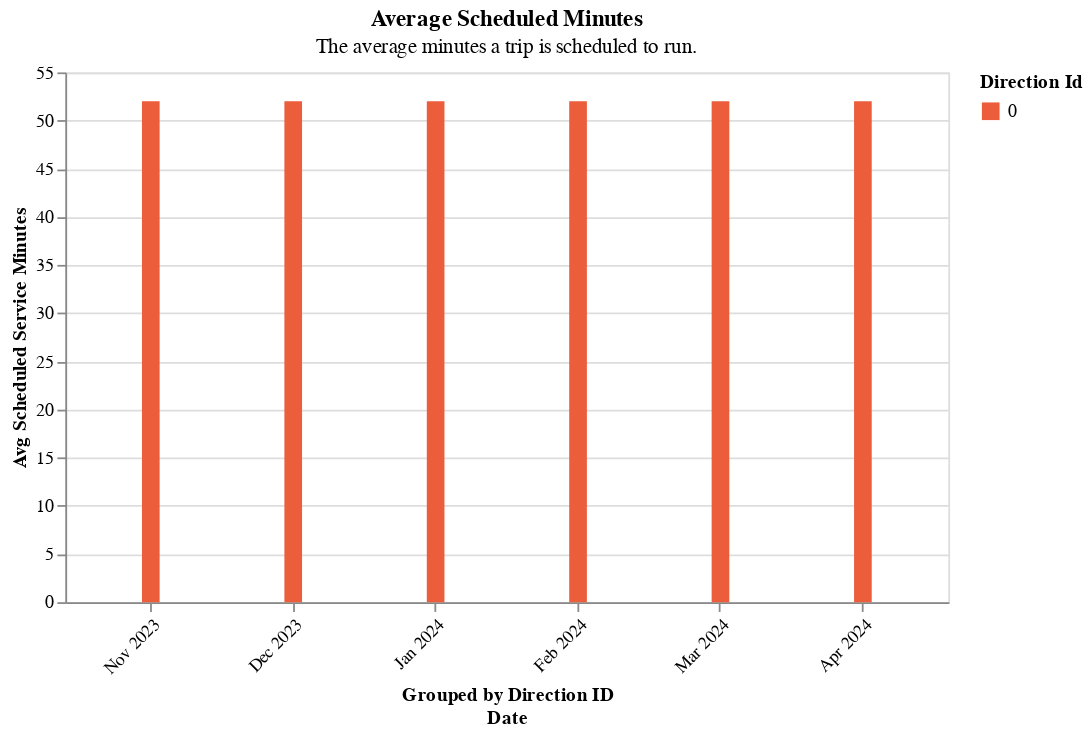

Here is the notebook cell this chart was saved with:
### Code cell
section3.grouped_bar_chart(
    df=one_route[one_route.time_period == "all_day"].drop_duplicates(),
    color_col="direction_id",
    y_col="avg_scheduled_service_minutes",
    offset_col="direction_id",
    title=readable_dict['avg_scheduled_min']['title'],
    subtitle=readable_dict['avg_scheduled_min']['subtitle'],
)

### Figure 1 — Vega-Lite specification as saved in the notebook (floating-point values rounded to 4 significant figures)
{"config": {"view": {"continuousWidth": 300, "continuousHeight": 300}}, "data": {"name": "data-69742feadf50d499183332d45af12be6"}, "mark": {"type": "bar", "size": 10}, "encoding": {"color": {"field": "direction_id", "scale": {"range": ["#ec5d3b", "#fde18d", "#7cc665"]}, "title": "Direction Id", "type": "nominal"}, "tooltip": [{"field": "direction_id", "type": "quantitative"}, {"field": "time_period", "type": "nominal"}, {"field": "route_combined_name", "type": "nominal"}, {"field": "organization_name", "type": "nominal"}, {"field": "service_date", "type": "temporal"}, {"field": "direction_id", "type": "quantitative"}, {"field": "avg_scheduled_service_minutes", "type": "quantitative"}], "x": {"axis": {"format": "%b %Y", "labelAngle": -45}, "field": "service_date", "timeUnit": "yearmonthdate", "title": ["Grouped by Direction ID", "Date"], "type": "ordinal"}, "xOffset": {"field": "direction_id", "title": "Direction Id", "type": "nominal"}, "y": {"field": "avg_scheduled_service_minutes", "title": "Avg Scheduled Service Minutes", "type": "quantitative"}}, "height": 300, "title": {"text": ["Average Scheduled Minutes"], "subtitle": ["The average minutes a trip is scheduled to run."]}, "width": 500, "$schema": "https://vega.github.io/schema/vega-lite/v5.14.1.json", "datasets": {"data-69742feadf50d499183332d45af12be6": [{"schedule_gtfs_dataset_key": "a253a8d7acd57657bb98050f37dd6b0f", "direction_id": 0.0, "time_period": "All Day", "avg_scheduled_service_minutes": 52, "avg_stop_miles": 0.2, "n_scheduled_trips": 12, "frequency": 0.5, "service_date": "2023-11-15T00:00:00", "minutes_atleast1_vp": 715, "minutes_atleast2_vp": 706, "total_rt_service_minutes": 703.5, "total_scheduled_service_minutes": 624.0, "total_vp": 2121, "vp_in_shape": 2121, "is_early": 0, "is_ontime": 3, "is_late": 9, "n_vp_trips": 12, "vp_per_minute": 3.01, "pct_in_shape": 100.0, "pct_rt_journey_atleast1_vp": 100.0, "pct_rt_journey_atleast2_vp": 100.0, "pct_sched_journey_atleast1_vp": 100.0, "pct_sched_journey_atleast2_vp": 100.0, "rt_sched_journey_ratio": 1.13, "avg_rt_service_minutes": 58.63, "sched_rt_category": "schedule_and_vp", "speed_mph": 15.07, "name": "Humboldt Schedule", "route_long_name": "AMRTS Gold Route", "route_short_name": "A Gold", "route_combined_name": "AMRTS Gold Route", "route_id": "14", "typology": "rapid", "schedule_source_record_id": "recGTiyx7VcxcUkRu", "base64_url": "aHR0cHM6Ly9kYXRhLnRyaWxsaXVtdHJhbnNpdC5jb20vZ3Rmcy9odW1ib2xkdGNvdW50eS1jYS11cy9odW1ib2xkdGNvdW50eS1jYS11cy56aXA=", "organization_source_record_id": "recynxkqEoo9dJEvw", "organization_name": "City of Eureka", "caltrans_district": "01 - Eureka", "rt_sched_journey_ratio_cat": "Late by 1-25% of the scheduled time", "frequency_cat": "<1 trip/hour", "vp_per_minute_cat": "3+ pings per minute (target)", "ruler_100_pct": 100, "ruler_for_vp_per_min": 2, "frequency_in_minutes": 120.0, "avg_scheduled_service_minutes_str": "52"}, {"schedule_gtfs_dataset_key": "a253a8d7acd57657bb98050f37dd6b0f", "direction_id": 0.0, "time_period": "All Day", "avg_scheduled_service_minutes": 52, "avg_stop_miles": 0.2, "n_scheduled_trips": 12, "frequency": 0.5, "service_date": "2023-12-13T00:00:00", "minutes_atleast1_vp": 703, "minutes_atleast2_vp": 700, "total_rt_service_minutes": 704.0, "total_scheduled_service_minutes": 624.0, "total_vp": 2097, "vp_in_shape": 2097, "is_early": 0, "is_ontime": 1, "is_late": 11, "n_vp_trips": 12, "vp_per_minute": 2.98, "pct_in_shape": 100.0, "pct_rt_journey_atleast1_vp": 100.0, "pct_rt_journey_atleast2_vp": 99.0, "pct_sched_journey_atleast1_vp": 100.0, "pct_sched_journey_atleast2_vp": 100.0, "rt_sched_journey_ratio": 1.13, "avg_rt_service_minutes": 58.67, "sched_rt_category": "schedule_and_vp", "speed_mph": null, "name": "Humboldt Schedule", "route_long_name": "AMRTS Gold Route", "route_short_name": "A Gold", "route_combined_name": "AMRTS Gold Route", "route_id": "14", "typology": "rapid", "schedule_source_record_id": "recGTiyx7VcxcUkRu", "base64_url": "aHR0cHM6Ly9kYXRhLnRyaWxsaXVtdHJhbnNpdC5jb20vZ3Rmcy9odW1ib2xkdGNvdW50eS1jYS11cy9odW1ib2xkdGNvdW50eS1jYS11cy56aXA=", "organization_source_record_id": "recynxkqEoo9dJEvw", "organization_name": "City of Eureka", "caltrans_district": "01 - Eureka", "rt_sched_journey_ratio_cat": "Late by 1-25% of the scheduled time", "frequency_cat": "<1 trip/hour", "vp_per_minute_cat": "<3 pings/minute", "ruler_100_pct": 100, "ruler_for_vp_per_min": 2, "frequency_in_minutes": 120.0, "avg_scheduled_service_minutes_str": "52"}, {"schedule_gtfs_dataset_key": "a253a8d7acd57657bb98050f37dd6b0f", "direction_id": 0.0, "time_period": "All Day", "avg_scheduled_service_minutes": 52, "avg_stop_miles": 0.19, "n_scheduled_trips": 12, "frequency": 0.5, "service_date": "2024-01-17T00:00:00", "minutes_atleast1_vp": 732, "minutes_atleast2_vp": 723, "total_rt_service_minutes": 720.1, "total_scheduled_service_minutes": 624.0, "total_vp": 2173, "vp_in_shape": 2173, "is_early": 0, "is_ontime": 1, "is_late": 11, "n_vp_trips": 12, "vp_per_minute": 3.02, "pct_in_shape": 100.0, "pct_rt_journey_atleast1_vp": 100.0, "pct_rt_journey_atleast2_vp": 100.0, "pct_sched_journey_atleast1_vp": 100.0, "pct_sched_journey_atleast2_vp": 100.0, "rt_sched_journey_ratio": 1.15, "avg_rt_service_minutes": 60.01, "sched_rt_category": "schedule_and_vp", "speed_mph": null, "name": "Humboldt Schedule", "route_long_name": "AMRTS Gold Route", "route_short_name": "A Gold", "route_combined_name": "AMRTS Gold Route", "route_id": "14", "typology": "rapid", "schedule_source_record_id": "recGTiyx7VcxcUkRu", "base64_url": "aHR0cHM6Ly9kYXRhLnRyaWxsaXVtdHJhbnNpdC5jb20vZ3Rmcy9odW1ib2xkdGNvdW50eS1jYS11cy9odW1ib2xkdGNvdW50eS1jYS11cy56aXA=", "organization_source_record_id": "recynxkqEoo9dJEvw", "organization_name": "City of Eureka", "caltrans_district": "01 - Eureka", "rt_sched_journey_ratio_cat": "Late by 1-25% of the scheduled time", "frequency_cat": "<1 trip/hour", "vp_per_minute_cat": "3+ pings per minute (target)", "ruler_100_pct": 100, "ruler_for_vp_per_min": 2, "frequency_in_minutes": 120.0, "avg_scheduled_service_minutes_str": "52"}, {"schedule_gtfs_dataset_key": "a253a8d7acd57657bb98050f37dd6b0f", "direction_id": 0.0, "time_period": "All Day", "avg_scheduled_service_minutes": 52, "avg_stop_miles": 0.19, "n_scheduled_trips": 12, "frequency": 0.5, "service_date": "2024-02-14T00:00:00", "minutes_atleast1_vp": 716, "minutes_atleast2_vp": 709, "total_rt_service_minutes": 703.7, "total_scheduled_service_minutes": 624.0, "total_vp": 2124, "vp_in_shape": 2124, "is_early": 1, "is_ontime": 0, "is_late": 11, "n_vp_trips": 12, "vp_per_minute": 3.02, "pct_in_shape": 100.0, "pct_rt_journey_atleast1_vp": 100.0, "pct_rt_journey_atleast2_vp": 100.0, "pct_sched_journey_atleast1_vp": 100.0, "pct_sched_journey_atleast2_vp": 100.0, "rt_sched_journey_ratio": 1.13, "avg_rt_service_minutes": 58.64, "sched_rt_category": "schedule_and_vp", "speed_mph": 15.51, "name": "Humboldt Schedule", "route_long_name": "AMRTS Gold Route", "route_short_name": "A Gold", "route_combined_name": "AMRTS Gold Route", "route_id": "14", "typology": "rapid", "schedule_source_record_id": "recGTiyx7VcxcUkRu", "base64_url": "aHR0cHM6Ly9kYXRhLnRyaWxsaXVtdHJhbnNpdC5jb20vZ3Rmcy9odW1ib2xkdGNvdW50eS1jYS11cy9odW1ib2xkdGNvdW50eS1jYS11cy56aXA=", "organization_source_record_id": "recynxkqEoo9dJEvw", "organization_name": "City of Eureka", "caltrans_district": "01 - Eureka", "rt_sched_journey_ratio_cat": "Late by 1-25% of the scheduled time", "frequency_cat": "<1 trip/hour", "vp_per_minute_cat": "3+ pings per minute (target)", "ruler_100_pct": 100, "ruler_for_vp_per_min": 2, "frequency_in_minutes": 120.0, "avg_scheduled_service_minutes_str": "52"}, {"schedule_gtfs_dataset_key": "a253a8d7acd57657bb98050f37dd6b0f", "direction_id": 0.0, "time_period": "All Day", "avg_scheduled_service_minutes": 52, "avg_stop_miles": 0.19, "n_scheduled_trips": 12, "frequency": 0.5, "service_date": "2024-03-13T00:00:00", "minutes_atleast1_vp": 717, "minutes_atleast2_vp": 701, "total_rt_service_minutes": 709.0, "total_scheduled_service_minutes": 624.0, "total_vp": 2111, "vp_in_shape": 2104, "is_early": 0, "is_ontime": 3, "is_late": 9, "n_vp_trips": 12, "vp_per_minute": 2.98, "pct_in_shape": 100.0, "pct_rt_journey_atleast1_vp": 100.0, "pct_rt_journey_atleast2_vp": 99.0, "pct_sched_journey_atleast1_vp": 100.0, "pct_sched_journey_atleast2_vp": 100.0, "rt_sched_journey_ratio": 1.14, "avg_rt_service_minutes": 59.09, "sched_rt_category": "schedule_and_vp", "speed_mph": null, "name": "Humboldt Schedule", "route_long_name": "AMRTS Gold Route", "route_short_name": "A Gold", "route_combined_name": "AMRTS Gold Route", "route_id": "14", "typology": "rapid", "schedule_source_record_id": "recGTiyx7VcxcUkRu", "base64_url": "aHR0cHM6Ly9kYXRhLnRyaWxsaXVtdHJhbnNpdC5jb20vZ3Rmcy9odW1ib2xkdGNvdW50eS1jYS11cy9odW1ib2xkdGNvdW50eS1jYS11cy56aXA=", "organization_source_record_id": "recynxkqEoo9dJEvw", "organization_name": "City of Eureka", "caltrans_district": "01 - Eureka", "rt_sched_journey_ratio_cat": "Late by 1-25% of the scheduled time", "frequency_cat": "<1 trip/hour", "vp_per_minute_cat": "<3 pings/minute", "ruler_100_pct": 100, "ruler_for_vp_per_min": 2, "frequency_in_minutes": 120.0, "avg_scheduled_service_minutes_str": "52"}, {"schedule_gtfs_dataset_key": "a253a8d7acd57657bb98050f37dd6b0f", "direction_id": 0.0, "time_period": "All Day", "avg_scheduled_service_minutes": 52, "avg_stop_miles": 0.19, "n_scheduled_trips": 12, "frequency": 0.5, "service_date": "2024-04-17T00:00:00", "minutes_atleast1_vp": 714, "minutes_atleast2_vp": 707, "total_rt_service_minutes": 703.8, "total_scheduled_service_minutes": 624.0, "total_vp": 2119, "vp_in_shape": 2118, "is_early": 0, "is_ontime": 1, "is_late": 11, "n_vp_trips": 12, "vp_per_minute": 3.01, "pct_in_shape": 100.0, "pct_rt_journey_atleast1_vp": 100.0, "pct_rt_journey_atleast2_vp": 100.0, "pct_sched_journey_atleast1_vp": 100.0, "pct_sched_journey_atleast2_vp": 100.0, "rt_sched_journey_ratio": 1.13, "avg_rt_service_minutes": 58.65, "sched_rt_category": "schedule_and_vp", "speed_mph": 14.98, "name": "Humboldt Schedule", "route_long_name": "AMRTS Gold Route", "route_short_name": "A Gold", "route_combined_name": "AMRTS Gold Route", "route_id": "14", "typology": "rapid", "schedule_source_record_id": "recGTiyx7VcxcUkRu", "base64_url": "aHR0cHM6Ly9kYXRhLnRyaWxsaXVtdHJhbnNpdC5jb20vZ3Rmcy9odW1ib2xkdGNvdW50eS1jYS11cy9odW1ib2xkdGNvdW50eS1jYS11cy56aXA=", "organization_source_record_id": "recynxkqEoo9dJEvw", "organization_name": "City of Eureka", "caltrans_district": "01 - Eureka", "rt_sched_journey_ratio_cat": "Late by 1-25% of the scheduled time", "frequency_cat": "<1 trip/hour", "vp_per_minute_cat": "3+ pings per minute (target)", "ruler_100_pct": 100, "ruler_for_vp_per_min": 2, "frequency_in_minutes": 120.0, "avg_scheduled_service_minutes_str": "52"}]}}
